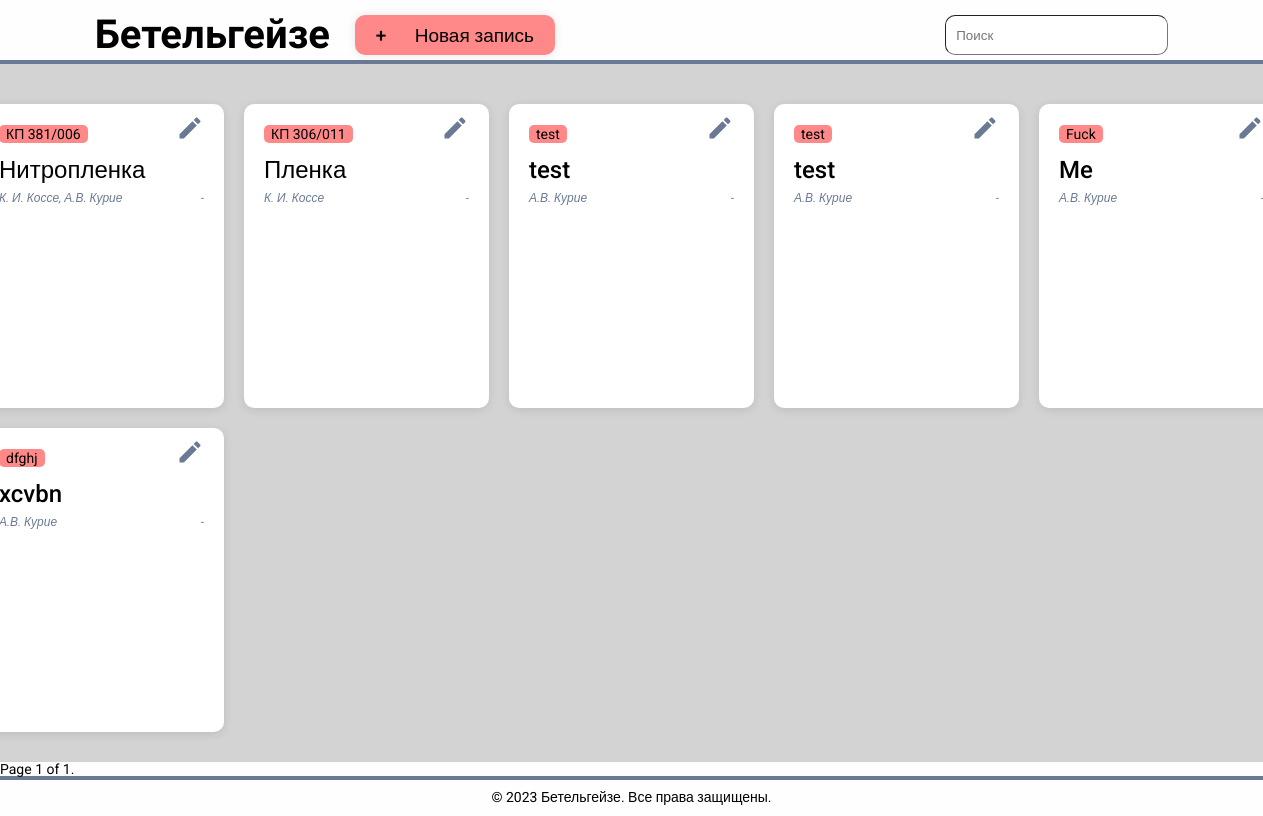
Before: / with the older database file.
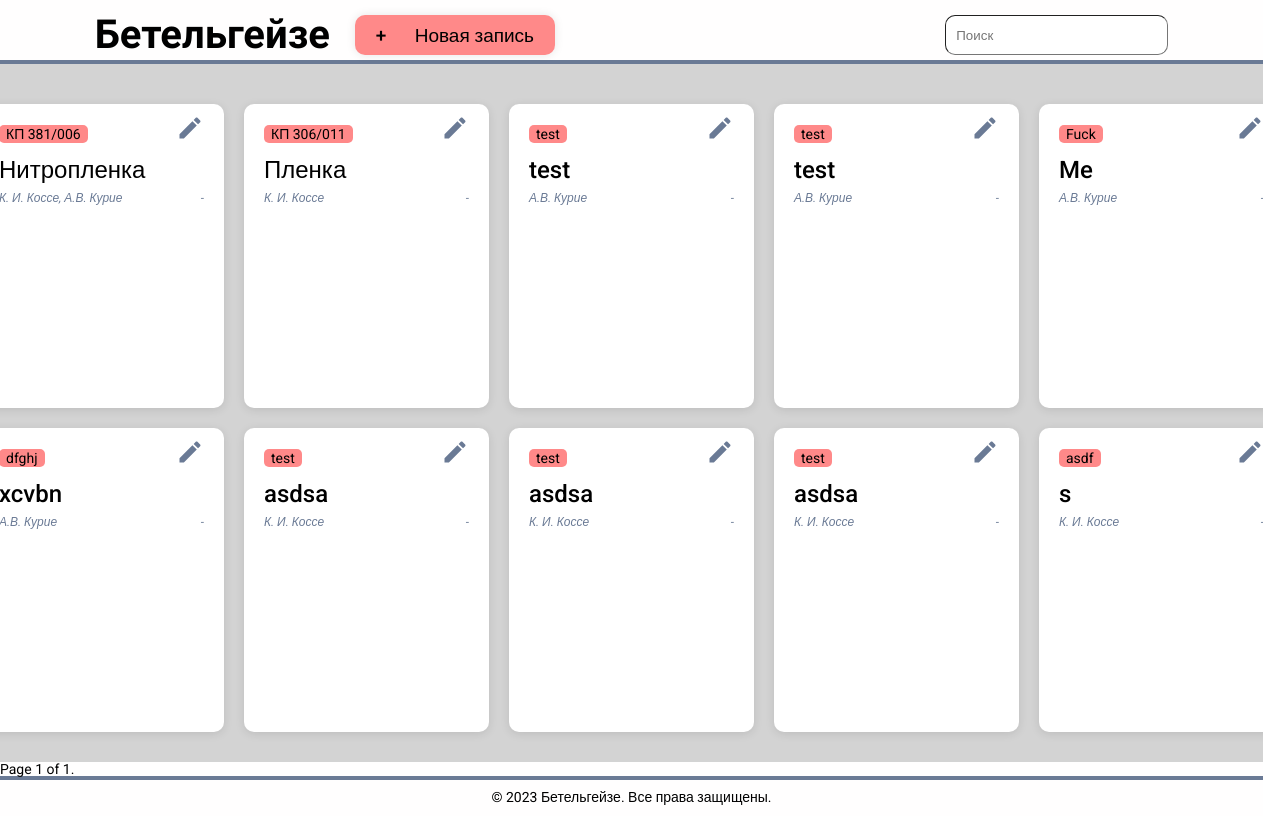
After: the same page with the newer database file.
### paper/models.py (models this page shows, shortened)
class Paper(models.Model):
    code = models.CharField(max_length=50)
    title = models.CharField(max_length=50)
    year_start = models.PositiveIntegerField(default=None, blank=True, null=True)
    year_end = models.PositiveIntegerField(default=None, blank=True, null=True)
    url = models.URLField(default=None, blank=True, null=True)
    subtitle = models.CharField(max_length=100, default=None, blank=True)
    authors = models.ManyToManyField(Author)
    year_restoration = models.PositiveIntegerField(default=None, blank=True, null=True)
    passepartout = models.BooleanField()
    thickness = models.PositiveIntegerField(default=None, blank=True, null=True)
    ph = models.DecimalField(max_digits=5, decimal_places=3, default=None, blank=True, null=True)
    def get_latest_image(self):
        latest_paper_image = self.image_set.order_by("-date_capture").first()
        if latest_paper_image:
            return latest_paper_image.color_positive
    def get_authors_as_string(self):
        return ", ".join([author.name for author in self.authors.all()])
    def get_years_as_string(self):
        year_start = str(self.year_start) if self.year_start is not None else ""
        year_end = str(self.year_end) if self.year_end is not None else ""
        return " - ".join([year_start, year_end])
    def get_absolute_url(self):
        return reverse("paper-update", kwargs={"pk": self.pk})

class Author(models.Model):
    name = models.CharField(max_length=50)

### paper/views.py (the view)
# urls.py: path("", views.PaperList.as_view(), name="paper-home"),
class PaperList(generic.ListView):
    model = Paper
    context_object_name = "papers"
    template_name = "paper/index.html"
    paginate_by = 10

### paper/templates/paper/index.html (shortened to what this page needs)
{% extends 'paper/base.html' %}
{% load static %}
{% block content %}
<main class="main" >
    <div class="gallery">
        <ul class="gallery__list">
            {% for p in papers%}
            <li class="list__card">
                <ul class="card__info">
                    <div class="card__id-and-btn">
                        <li class="card__id">{{p.code}}</li>
                        <li class="card__btn"><button class="card__redact"><a class="redact__link" href="{{p.get_absolute_url}}"></a></button></li>
                    </div>
                    <li class="card__title">{{p.title}}</li>
                    <div class="card__author-and-date">
                        <li class="card__author">   <i>{{ p.get_authors_as_string }}</i>   </li>
                        <li class="card__date"><i>{{ p.get_years_as_string }}</i></li>
                    </div>
                </ul>
            </li>
            {% endfor %}
        </ul>
    </div>
</main>
{% include "paper/pagination.html" with page=page_obj %}
{% endblock %}

Changed rows visible on the page:
added Paper: code "test", title "asdsa", get_authors_as_string "К. И. Коссе", get_years_as_string "-"
added Paper: code "test", title "asdsa", get_authors_as_string "К. И. Коссе", get_years_as_string "-"
added Paper: code "test", title "asdsa", get_authors_as_string "К. И. Коссе", get_years_as_string "-"
added Paper: code "asdf", title "s", get_authors_as_string "К. И. Коссе", get_years_as_string "-"
